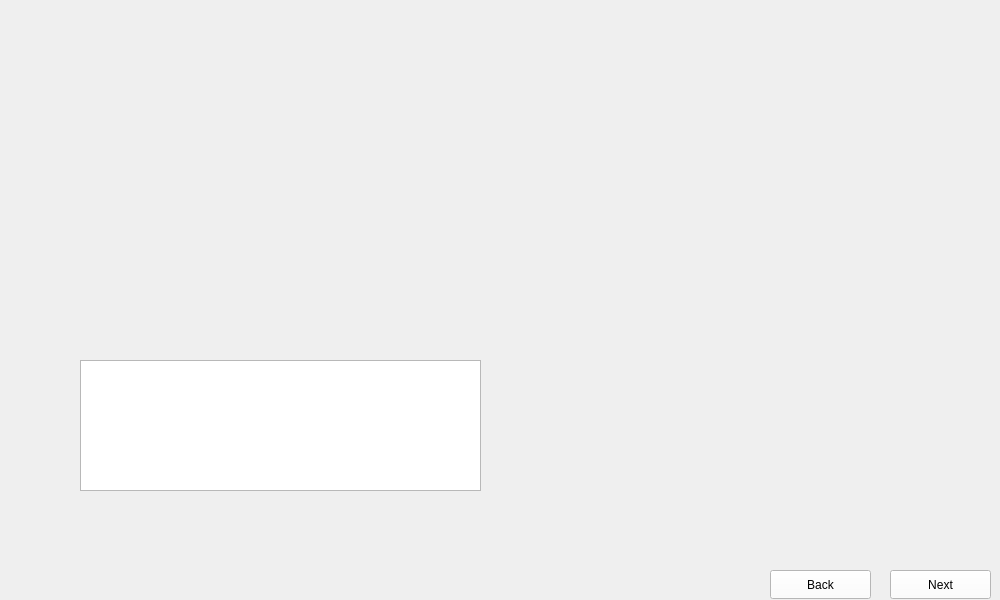
      <widget class="QWidget" name="HomePage">
       <property name="maximumSize">
        <size>
         <width>1024</width>
         <height>600</height>
        </size>
       </property>
       <property name="styleSheet">
        <string notr="true">border-image: url(:/images/images/WI_301610.png);</string>
       </property>
       <widget class="QTextEdit" name="HomePage_Name">
        <property name="geometry">
         <rect>
          <x>80</x>
          <y>360</y>
          <width>401</width>
          <height>131</height>
         </rect>
        </property>
        <property name="sizePolicy">
         <sizepolicy hsizetype="Fixed" vsizetype="Fixed">
          <horstretch>0</horstretch>
          <verstretch>0</verstretch>
         </sizepolicy>
        </property>
        <property name="styleSheet">
         <string notr="true">border-image:None;
</string>
        </property>
       </widget>
       <widget class="QPushButton" name="HomePage_Next">
        <property name="geometry">
         <rect>
          <x>890</x>
          <y>570</y>
          <width>101</width>
          <height>29</height>
         </rect>
        </property>
        <property name="styleSheet">
         <string notr="true">QPushButton{
background-color: rgb(255, 255, 255);
height: 35px;
border-image:None;
}
QPushButton::hover{
background-color: rgb(0, 0, 255);
}
QPushButton:pressed{
padding-top:7px;
padding-top:7px;
}</string>
        </property>
        <property name="text">
         <string>Next</string>
        </property>
       </widget>
       <widget class="QPushButton" name="HomePage_Back">
        <property name="geometry">
         <rect>
          <x>770</x>
          <y>570</y>
          <width>101</width>
          <height>29</height>
         </rect>
        </property>
        <property name="styleSheet">
         <string notr="true">QPushButton{
background-color: rgb(255, 255, 255);
height: 35px;
border-image:None;
}
QPushButton::hover{
background-color: rgb(0, 0, 255);
}
QPushButton:pressed{
padding-top:7px;
padding-top:7px;
}</string>
        </property>
        <property name="text">
         <string>Back</string>
        </property>
       </widget>
      </widget>
